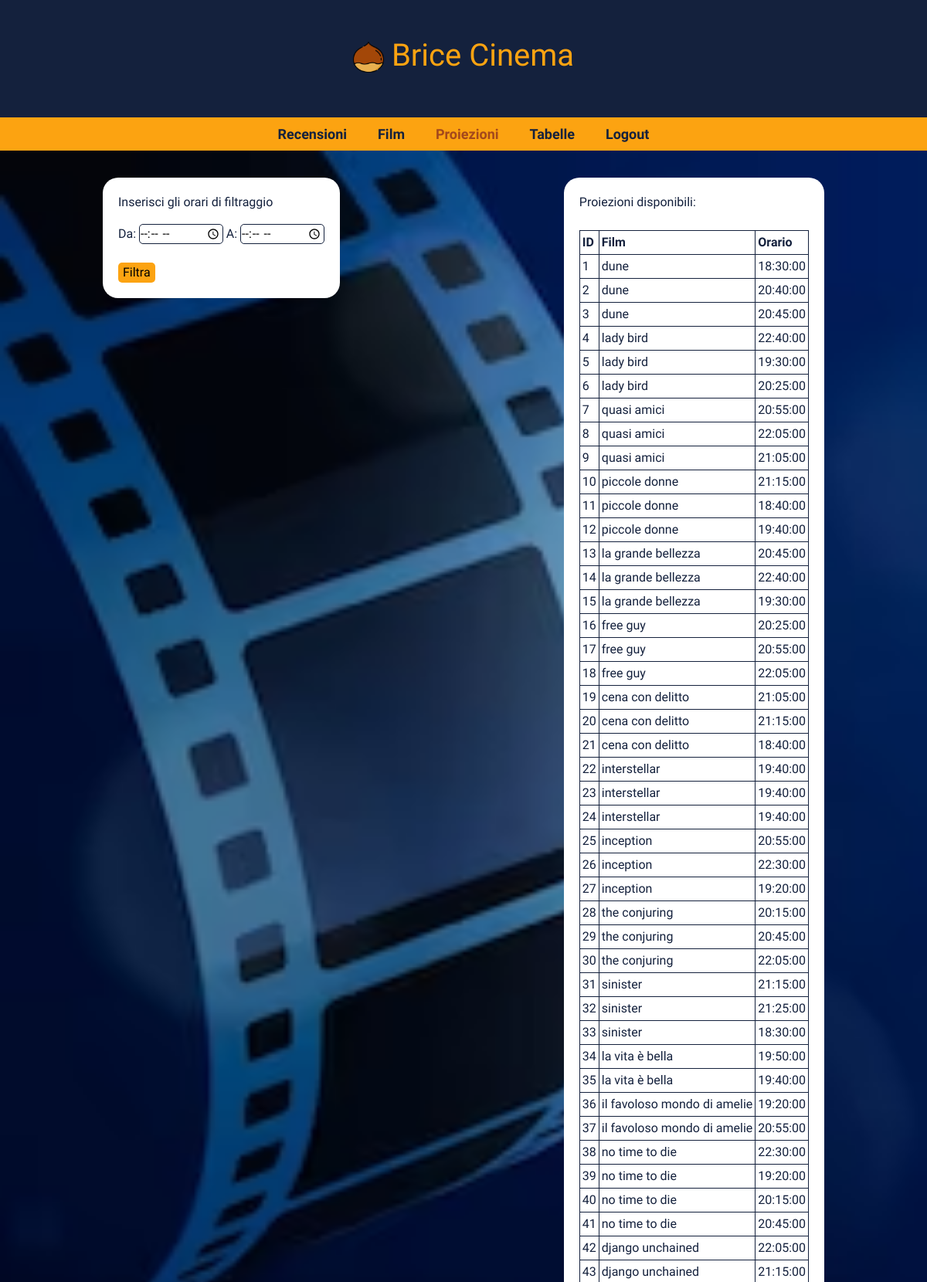
Page /pages/proiezioni.php (signed in, upper part) on the committed database.
### tables this page shows
CREATE TABLE `proiezioni` (
  `CodProiezione` int(11) NOT NULL,
  `CodFilm` int(11) NOT NULL,
  `CodSala` int(11) NOT NULL,
  `Incasso` decimal(10,2) DEFAULT NULL,
  `OraProiezione` time NOT NULL
);

CREATE TABLE `film` (
  `CodFilm` int(11) NOT NULL,
  `Titolo` varchar(30) NOT NULL,
  `AnnoProduzione` int(11) NOT NULL,
  `Nazionalita` varchar(30) NOT NULL,
  `Regista` varchar(30) NOT NULL,
  `Genere` varchar(30) NOT NULL
);

### php/getProiezioni.php (the view, shortened to what this page needs)
<?php
    function getProiezioni($connection, $after, $before){
        if($after < $before){
            $sql = "SELECT DISTINCT P.CodProiezione, F.Titolo, P.OraProiezione FROM proiezioni as P JOIN film as F on P.CodFilm = F.CodFilm WHERE P.OraProiezione BETWEEN '$after' AND '$before'";
            $result = $connection->query($sql);
            if($result){
                if($result->num_rows > 0){
                    $string = "Proiezioni disponibili: <br><br><table>";
                    $string .= "<tr><th>ID</th><th>Film</th><th>Orario</th></tr>";
                    while($row = $result->fetch_assoc()){
                        $string .= ("<tr><td>".$row["CodProiezione"]."</td><td>".$row["Titolo"]."</td><td>".$row["OraProiezione"]."</td></tr>");
                    }
                    $string .= "</table>";
                } else {
                    $string = "Nessuna proiezione disponibile <br>";
                }
            }else{
                $string = "Errore del server<br>";
            }
        }else{
            $string = "Il periodo inserito è invalido<br>";
        }
        return $string;
    }
?>

### css/styles.css (style rules this page uses)
body { background-repeat: no-repeat; background-size: cover; text-align: center; font-family: 'Protest Strike', sans-serif; color: #14213d; }
th, td { border-collapse: collapse; border: #14213d solid 1px; padding: 3px; }

### rows in the picture
proiezioni: CodProiezione "1", CodFilm.Titolo "dune", OraProiezione "18:30:00"
proiezioni: CodProiezione "2", CodFilm.Titolo "dune", OraProiezione "20:40:00"
proiezioni: CodProiezione "3", CodFilm.Titolo "dune", OraProiezione "20:45:00"
proiezioni: CodProiezione "4", CodFilm.Titolo "lady bird", OraProiezione "22:40:00"
proiezioni: CodProiezione "5", CodFilm.Titolo "lady bird", OraProiezione "19:30:00"
proiezioni: CodProiezione "6", CodFilm.Titolo "lady bird", OraProiezione "20:25:00"
proiezioni: CodProiezione "7", CodFilm.Titolo "quasi amici", OraProiezione "20:55:00"
proiezioni: CodProiezione "8", CodFilm.Titolo "quasi amici", OraProiezione "22:05:00"
proiezioni: CodProiezione "9", CodFilm.Titolo "quasi amici", OraProiezione "21:05:00"
proiezioni: CodProiezione "10", CodFilm.Titolo "piccole donne", OraProiezione "21:15:00"
proiezioni: CodProiezione "11", CodFilm.Titolo "piccole donne", OraProiezione "18:40:00"
proiezioni: CodProiezione "12", CodFilm.Titolo "piccole donne", OraProiezione "19:40:00"
proiezioni: CodProiezione "13", CodFilm.Titolo "la grande bellezza", OraProiezione "20:45:00"
proiezioni: CodProiezione "14", CodFilm.Titolo "la grande bellezza", OraProiezione "22:40:00"
proiezioni: CodProiezione "15", CodFilm.Titolo "la grande bellezza", OraProiezione "19:30:00"
proiezioni: CodProiezione "16", CodFilm.Titolo "free guy", OraProiezione "20:25:00"
proiezioni: CodProiezione "17", CodFilm.Titolo "free guy", OraProiezione "20:55:00"
proiezioni: CodProiezione "18", CodFilm.Titolo "free guy", OraProiezione "22:05:00"
proiezioni: CodProiezione "19", CodFilm.Titolo "cena con delitto", OraProiezione "21:05:00"
proiezioni: CodProiezione "20", CodFilm.Titolo "cena con delitto", OraProiezione "21:15:00"
proiezioni: CodProiezione "21", CodFilm.Titolo "cena con delitto", OraProiezione "18:40:00"
proiezioni: CodProiezione "22", CodFilm.Titolo "interstellar", OraProiezione "19:40:00"
proiezioni: CodProiezione "23", CodFilm.Titolo "interstellar", OraProiezione "19:40:00"
proiezioni: CodProiezione "24", CodFilm.Titolo "interstellar", OraProiezione "19:40:00"
proiezioni: CodProiezione "25", CodFilm.Titolo "inception", OraProiezione "20:55:00"
proiezioni: CodProiezione "26", CodFilm.Titolo "inception", OraProiezione "22:30:00"
proiezioni: CodProiezione "27", CodFilm.Titolo "inception", OraProiezione "19:20:00"
proiezioni: CodProiezione "28", CodFilm.Titolo "the conjuring", OraProiezione "20:15:00"
proiezioni: CodProiezione "29", CodFilm.Titolo "the conjuring", OraProiezione "20:45:00"
proiezioni: CodProiezione "30", CodFilm.Titolo "the conjuring", OraProiezione "22:05:00"
proiezioni: CodProiezione "31", CodFilm.Titolo "sinister", OraProiezione "21:15:00"
proiezioni: CodProiezione "32", CodFilm.Titolo "sinister", OraProiezione "21:25:00"
proiezioni: CodProiezione "33", CodFilm.Titolo "sinister", OraProiezione "18:30:00"
proiezioni: CodProiezione "34", CodFilm.Titolo "la vita è bella", OraProiezione "19:50:00"
proiezioni: CodProiezione "35", CodFilm.Titolo "la vita è bella", OraProiezione "19:40:00"
proiezioni: CodProiezione "36", CodFilm.Titolo "il favoloso mondo di amelie", OraProiezione "19:20:00"
proiezioni: CodProiezione "37", CodFilm.Titolo "il favoloso mondo di amelie", OraProiezione "20:55:00"
proiezioni: CodProiezione "38", CodFilm.Titolo "no time to die", OraProiezione "22:30:00"
proiezioni: CodProiezione "39", CodFilm.Titolo "no time to die", OraProiezione "19:20:00"
proiezioni: CodProiezione "40", CodFilm.Titolo "no time to die", OraProiezione "20:15:00"
proiezioni: CodProiezione "41", CodFilm.Titolo "no time to die", OraProiezione "20:45:00"
proiezioni: CodProiezione "42", CodFilm.Titolo "django unchained", OraProiezione "22:05:00"
proiezioni: CodProiezione "43", CodFilm.Titolo "django unchained", OraProiezione "21:15:00"
